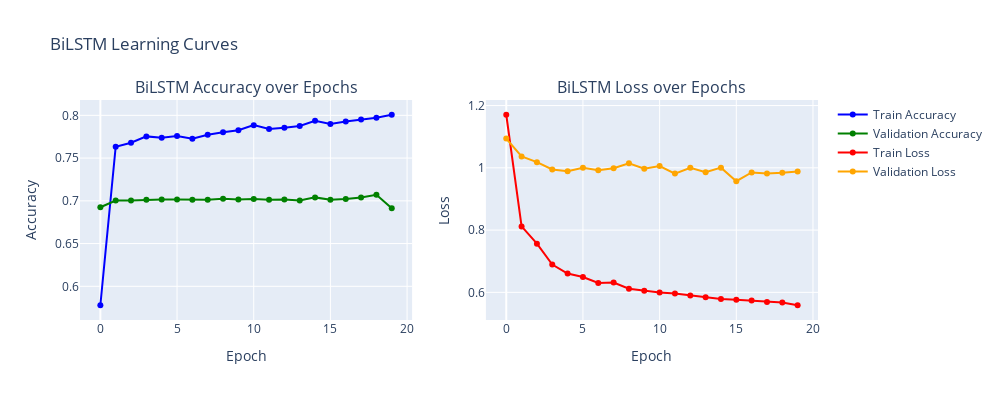

The notebook cell saved with this chart:
### Code cell
# BiLSTM Learning Curves (Accuracy & Loss)

import plotly.graph_objs as go
from plotly.subplots import make_subplots

# Create subplots for Accuracy and Loss
fig = make_subplots(rows=1, cols=2, subplot_titles=('BiLSTM Accuracy over Epochs', 'BiLSTM Loss over Epochs'))

# --- Accuracy Plot ---
fig.add_trace(go.Scatter(
    y=history_bilstm.history['accuracy'],
    mode='lines+markers',
    name='Train Accuracy',
    line=dict(color='blue')
), row=1, col=1)

fig.add_trace(go.Scatter(
    y=history_bilstm.history['val_accuracy'],
    mode='lines+markers',
    name='Validation Accuracy',
    line=dict(color='green')
), row=1, col=1)

# --- Loss Plot ---
fig.add_trace(go.Scatter(
    y=history_bilstm.history['loss'],
    mode='lines+markers',
    name='Train Loss',
    line=dict(color='red')
), row=1, col=2)

fig.add_trace(go.Scatter(
    y=history_bilstm.history['val_loss'],
    mode='lines+markers',
    name='Validation Loss',
    line=dict(color='orange')
), row=1, col=2)

# Layout
fig.update_layout(
    title='BiLSTM Learning Curves',
    xaxis_title='Epoch',
    yaxis_title='Score',
    showlegend=True,
    width=1000,
    height=400
)

fig.update_xaxes(title_text="Epoch", row=1, col=1)
fig.update_xaxes(title_text="Epoch", row=1, col=2)
fig.update_yaxes(title_text="Accuracy", row=1, col=1)
fig.update_yaxes(title_text="Loss", row=1, col=2)

fig.show()

### Figure 1 — Plotly figure (JSON) as saved in the notebook; plotly's stock layout.template omitted (floating-point values rounded to 4 significant figures)
{"data": [{"line": {"color": "blue"}, "mode": "lines+markers", "name": "Train Accuracy", "type": "scatter", "xaxis": "x", "y": [0.5778, 0.7633, 0.768, 0.7754, 0.7737, 0.7758, 0.7728, 0.7774, 0.7802, 0.7827, 0.7886, 0.7841, 0.7855, 0.7875, 0.7936, 0.7899, 0.7929, 0.7952, 0.7972, 0.8007], "yaxis": "y"}, {"line": {"color": "green"}, "mode": "lines+markers", "name": "Validation Accuracy", "type": "scatter", "xaxis": "x", "y": [0.6925, 0.7004, 0.7005, 0.7011, 0.7017, 0.7015, 0.7012, 0.7014, 0.7026, 0.7017, 0.7022, 0.7012, 0.7014, 0.7004, 0.704, 0.7011, 0.702, 0.7039, 0.7071, 0.6913], "yaxis": "y"}, {"line": {"color": "red"}, "mode": "lines+markers", "name": "Train Loss", "type": "scatter", "xaxis": "x2", "y": [1.17, 0.8119, 0.7564, 0.6894, 0.6603, 0.6493, 0.6304, 0.6318, 0.6119, 0.6055, 0.5996, 0.5962, 0.5901, 0.5845, 0.579, 0.5765, 0.5735, 0.569, 0.5673, 0.5586], "yaxis": "y2"}, {"line": {"color": "orange"}, "mode": "lines+markers", "name": "Validation Loss", "type": "scatter", "xaxis": "x2", "y": [1.094, 1.037, 1.018, 0.9948, 0.989, 1.0, 0.9921, 0.9986, 1.015, 0.9971, 1.006, 0.9815, 1.0, 0.9861, 1.0, 0.957, 0.9851, 0.9814, 0.984, 0.9879], "yaxis": "y2"}], "layout": {"annotations": [{"font": {"size": 16}, "showarrow": false, "text": "BiLSTM Accuracy over Epochs", "x": 0.225, "xanchor": "center", "xref": "paper", "y": 1, "yanchor": "bottom", "yref": "paper"}, {"font": {"size": 16}, "showarrow": false, "text": "BiLSTM Loss over Epochs", "x": 0.775, "xanchor": "center", "xref": "paper", "y": 1, "yanchor": "bottom", "yref": "paper"}], "height": 400, "showlegend": true, "title": {"text": "BiLSTM Learning Curves"}, "width": 1000, "xaxis": {"anchor": "y", "domain": [0, 0.45], "title": {"text": "Epoch"}}, "xaxis2": {"anchor": "y2", "domain": [0.55, 1], "title": {"text": "Epoch"}}, "yaxis": {"anchor": "x", "domain": [0, 1], "title": {"text": "Accuracy"}}, "yaxis2": {"anchor": "x2", "domain": [0, 1], "title": {"text": "Loss"}}}}
